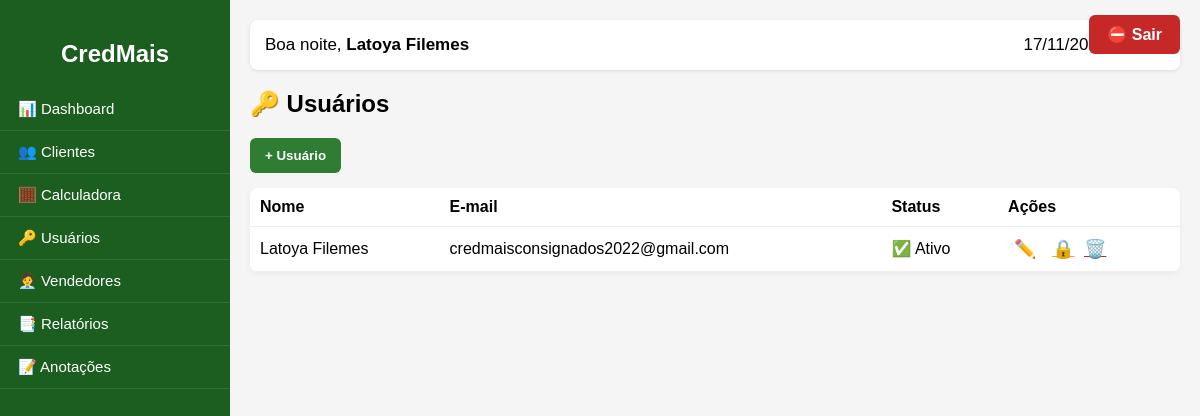
/usuarios (signed in), run on the app's committed database.
### app.py (models this page shows, shortened)
class User(db.Model):
    id = db.Column(db.Integer, primary_key=True)
    nome = db.Column(db.String(150), nullable=False)
    email = db.Column(db.String(150), unique=True, nullable=True)  # pode ser placeholder até o primeiro acesso
    telefone = db.Column(db.String(40))
    password = db.Column(db.String(255), nullable=False)
    bloqueado = db.Column(db.Boolean, default=False)
    primeiro_acesso = db.Column(db.Boolean, default=True)
    criado_em = db.Column(db.DateTime, default=datetime.utcnow)

### app.py (the view)
@app.route("/usuarios", endpoint="usuarios_view")
def usuarios_view():
    if not session.get("usuario_id"):
        return redirect(url_for("login"))
    if session.get("email") != "credmaisconsignados2022@gmail.com":
        flash("Acesso negado.", "danger")
        return redirect(url_for("dashboard"))
    usuarios = User.query.order_by(User.nome).all()
    return render_template("usuarios.html", usuarios=usuarios, nome=session.get("nome"), hora=datetime.now())

### templates/usuarios.html (shortened to what this page needs)
{% extends "base.html" %}
{% block content %}
<h2>🔑 Usuários</h2>
{% if session.get('email') == 'credmaisconsignados2022@gmail.com' %}
<button onclick="abrirCardNovo()" class="btn-novo">+ Usuário</button>
<table class="tabela-usuarios">
  <thead>
    <tr>
      <th>Nome</th>
      <th>E-mail</th>
      <th>Status</th>
      <th>Ações</th>
    </tr>
  </thead>
  <tbody>
    {% for u in usuarios %}
    <tr>
      <td>{{ u.nome }}</td>
      <td>{{ u.email if u.email else '—' }}</td>
      <td>
        {% if u.bloqueado %}
          🚫 Bloqueado
        {% else %}
          ✅ Ativo
        {% endif %}
      </td>
      <td>
        <button class="btn-acao btn-editar"
                onclick="editarUsuario('{{ u.id }}', '{{ u.nome }}', '{{ u.email }}')">✏️</button>
        {% if u.bloqueado %}
          <a href="{{ url_for('desbloquear_usuario', id=u.id) }}" class="btn-acao btn-desbloquear">🔓</a>
        {% else %}
          <a href="{{ url_for('bloquear_usuario', id=u.id) }}" class="btn-acao btn-bloquear">🔒</a>
        {% endif %}
        <a href="{{ url_for('excluir_usuario', id=u.id) }}"
           class="btn-acao btn-excluir"
           onclick="return confirm('Excluir este usuário?')">🗑️</a>
      </td>
    </tr>
    {% endfor %}
  </tbody>
</table>
{% else %}
<div class="alerta">
  <p>🚫 Você não tem permissão para acessar esta área.</p>
</div>
{% endif %}
{% endblock %}

### templates/base.html (shortened to what this page needs)
<!DOCTYPE html>
<html lang="pt-br">
<head>
</head>
<body>
    {% if session.get('usuario_id') %}
    <a href="{{ url_for('logout') }}" class="btn-sair-top">⛔ Sair</a>
    <div class="sidebar">
        <h2>CredMais</h2>
        <a href="{{ url_for('dashboard') }}">📊 Dashboard</a>
        <a href="{{ url_for('clientes_view') }}">👥 Clientes</a>
        <a href="{{ url_for('calculadora_view') }}">🧮 Calculadora</a>
        {% if session.get('email') == 'credmaisconsignados2022@gmail.com' %}
            <a href="{{ url_for('usuarios_view') }}">🔑 Usuários</a>
        {% endif %}
        <a href="{{ url_for('vendedores_view') }}">🧑‍💼 Vendedores</a>
        <a href="{{ url_for('relatorios_view') }}">📑 Relatórios</a>
        <a href="{{ url_for('anotacoes_view') }}">📝 Anotações</a>
    </div>
    {% endif %}
    <div class="conteudo" style="{% if not session.get('usuario_id') %}margin-left:0 !important;{% endif %}">
        {% if hora and session.get('usuario_id') %}
        <div class="topo-dashboard">
            <div>
                {% set h = hora.hour %}
                {% if h < 12 %}
                    Bom dia,
                {% elif h < 18 %}
                    Boa tarde,
                {% else %}
                    Boa noite,
                {% endif %}
                <b>{{ nome }}</b>
            </div>
            <div>
                {{ hora.day }}/{{ hora.month }}/{{ hora.year }} -
            </div>
        </div>
        {% endif %}
        {% block content %}{% endblock %}
    </div>
</body>
</html>

### templates/base.html (style rules this page uses)
body { margin: 0; font-family: Arial, sans-serif; background:#f5f5f5; }
.sidebar { width: 230px; height: 100vh; background: #1b5e20; color: white; position: fixed; top: 0; left: 0; padding-top: 20px; }
.sidebar h2 { text-align: center; margin-bottom: 20px; font-weight: 600; }
.sidebar a { display: block; padding: 12px 18px; color: white; text-decoration: none; font-size: 15px; border-bottom: 1px solid rgba(255,255,255,0.1); }
.conteudo { margin-left: 230px; padding: 20px; }
.topo-dashboard { background: white; padding: 15px; margin-bottom: 20px; border-radius: 8px; box-shadow: 0 1px 4px rgba(0,0,0,0.1); display:flex; justify-content: space-between; align-items:center; font-size: 17px; }
.btn-sair-top { position: fixed; top: 15px; right: 20px; background:#c62828; padding:10px 18px; color:white !important; font-weight:bold; border-radius:6px; text-decoration:none; z-index: 9999; }

### templates/usuarios.html (style rules this page uses)
.btn-novo { background:#2e7d32; color:white; border:none; padding:10px 15px; border-radius:6px; cursor:pointer; margin-bottom:15px; font-weight:600; }
.tabela-usuarios { width:100%; border-collapse:collapse; background:white; border-radius:8px; overflow:hidden; box-shadow:0 2px 6px rgba(0,0,0,0.05); }
.tabela-usuarios th, .tabela-usuarios td { padding:10px; border-bottom:1px solid #eee; text-align:left; }
.btn-acao { background:none; border:none; cursor:pointer; font-size:18px; margin-right:5px; }
.btn-editar { color:#1e88e5; }
.btn-bloquear { color:#f9a825; }
.btn-excluir { color:#c62828; }

### data on the page
User: nome "Latoya Filemes", email "credmaisconsignados2022@gmail.com", bloqueado "✅ Ativo"
